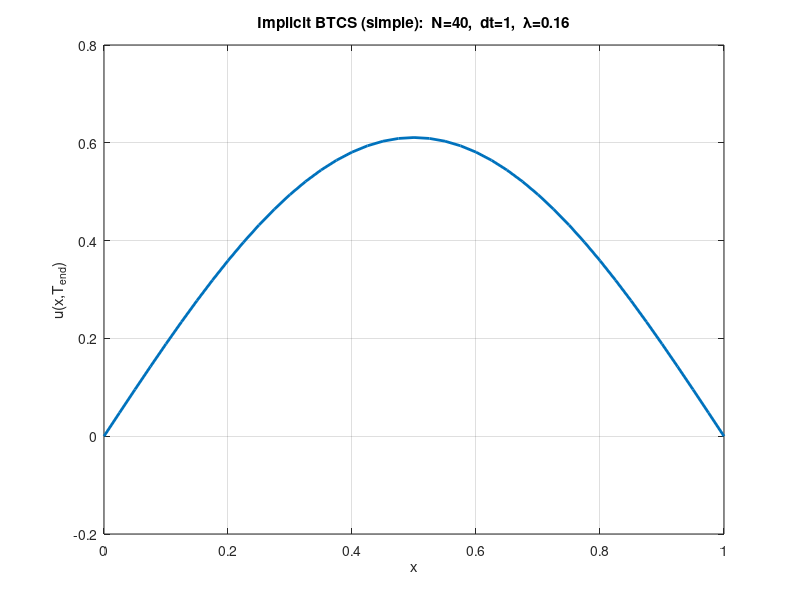

Here is the MATLAB script that generated this plot:
% implicit Backward-Euler
clear; clc;

% Problem parameters
L     = 1.0;            % rod length
alpha = 1e-4;           % thermal diffusivity
Tend  = 500;            % final time

N  = 40;                % spatial sub-intervals
dx = L/N;
dt = 1.0;               % deliberately large to show unconditional stability
Nt = ceil(Tend/dt);     % number of time steps
dt = Tend/Nt;           % adjust to land exactly on Tend
lambda = alpha*dt/dx^2;

% ---- grids & initial/boundary conditions -----------------------------
x  = linspace(0,L,N+1);           % 0 .. L  (N+1 nodes)
%u  = sin(pi*x/L);                 % initial profile  f(x)
u = sin(pi*x/L) + 0.25*sin(6*pi*x/L);
% Dirichlet ends are zero here: u(1)=u(end)=0 for all time

% ---- tridiagonal matrix  A u^{n+1} = u^{n}  --------------------------
main = (1 + 2*lambda) * ones(N-1,1);
off  = -lambda          * ones(N-2,1);
A    = diag(main) + diag(off,1) + diag(off,-1);

% ---- time marching ----------------------------------------------------
for n = 1:Nt
    rhs      = u(2:N)';          % interior old values (column vector)
    u(2:N)   = A \ rhs;          % solve implicit system
    % boundaries remain zero automatically
end

% ---- plot -------------------------------------------------------------
plot(x,u,'LineWidth',2); grid on
xlabel('x'); ylabel('u(x,T_{end})');
title(sprintf('Implicit BTCS (simple):  N=%d,  dt=%.3g,  \\lambda=%.3g',N,dt,lambda));
